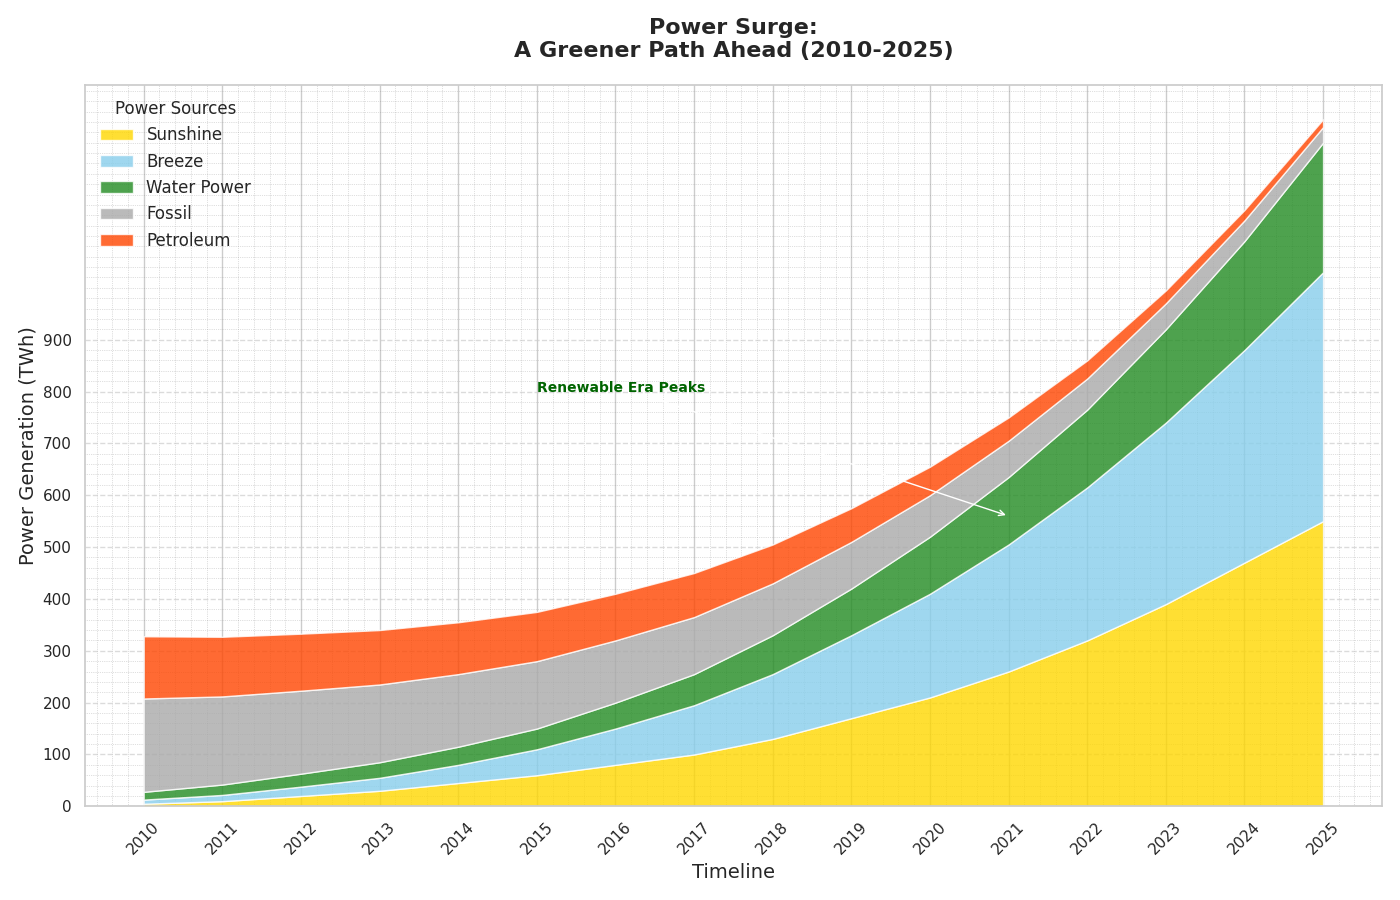

Python code for this plot:
import matplotlib.pyplot as plt
import numpy as np

years = np.arange(2010, 2026)

solar_energy = [5, 10, 20, 30, 45, 60, 80, 100, 130, 170, 210, 260, 320, 390, 470, 550]
wind_energy = [8, 12, 18, 25, 35, 50, 70, 95, 125, 160, 200, 245, 295, 350, 410, 480]
hydro_energy = [15, 20, 25, 30, 35, 40, 50, 60, 75, 90, 110, 130, 150, 180, 210, 250]
coal_energy = [180, 170, 160, 150, 140, 130, 120, 110, 100, 90, 80, 70, 60, 50, 40, 30]
oil_energy = [120, 115, 110, 105, 100, 95, 90, 85, 75, 65, 55, 45, 35, 25, 20, 15]

stacked_data = np.vstack([solar_energy, wind_energy, hydro_energy, coal_energy, oil_energy])

colors = ['#FFD700', '#87CEEB', '#228B22', '#A9A9A9', '#FF4500']

plt.figure(figsize=(14, 9))

plt.stackplot(years, stacked_data, labels=['Sunshine', 'Breeze', 'Water Power', 'Fossil', 'Petroleum'], colors=colors, alpha=0.8)

plt.title('Power Surge:\nA Greener Path Ahead (2010-2025)', fontsize=16, weight='bold', pad=20)
plt.xlabel('Timeline', fontsize=14)
plt.ylabel('Power Generation (TWh)', fontsize=14)
plt.legend(loc='upper left', title='Power Sources', fontsize=12, frameon=False)

plt.xticks(years, rotation=45)
plt.yticks(np.arange(0, 1000, 100))

plt.grid(axis='y', linestyle='--', alpha=0.7)
plt.minorticks_on()
plt.grid(which='minor', linestyle=':', linewidth='0.5', color='gray', alpha=0.5)

plt.annotate('Renewable Era Peaks', xy=(2021, 560), xytext=(2015, 800),
             arrowprops=dict(facecolor='black', arrowstyle='->'), fontsize=10, weight='bold', color='darkgreen')

plt.tight_layout()
plt.show()
